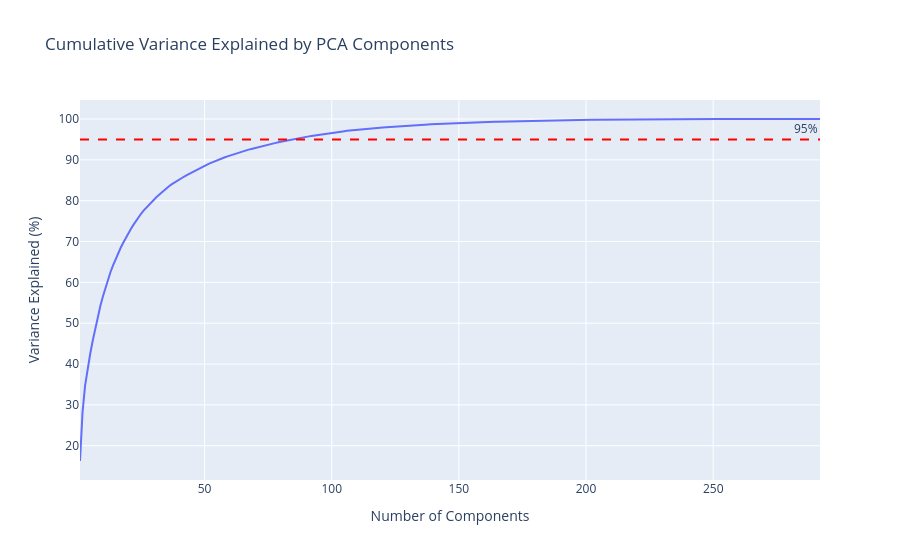

Source (notebook cell):
### Code cell
v_columns = [column for column in df.columns if column.startswith("V")]
print("Number of V columns:", len(v_columns))

df[v_columns] = df[v_columns].astype(np.float32)

scaler = StandardScaler()
v_scaled = scaler.fit_transform(df[v_columns])

pca_check = PCA()
pca_check.fit(v_scaled)

cumulative_explained_variance = pca_check.explained_variance_ratio_.cumsum()

fig = px.line(x=range(1, len(cumulative_explained_variance)+1),
              y=cumulative_explained_variance * 100,
              title='Cumulative Variance Explained by PCA Components',
              labels={'x': 'Number of Components', 'y': 'Variance Explained (%)'})
fig.add_hline(y=95, line_dash='dash', line_color='red', annotation_text='95%')
fig.show()

n_95 = next(i for i, v in enumerate(cumulative_explained_variance) if v >= 0.95) + 1
print(f"Components for 95% variance: {n_95}")

### Figure 1 — Plotly figure (JSON) as saved in the notebook; plotly's stock layout.template omitted (floating-point values rounded to 4 significant figures; data arrays with more than 128 entries replaced by an {"elided": "..."} marker saying what was removed)
{"data": [{"hovertemplate": "Number of Components=%{x}<br>Variance Explained (%)=%{y}<extra></extra>", "legendgroup": "", "line": {"color": "#636efa", "dash": "solid"}, "marker": {"symbol": "circle"}, "mode": "lines", "name": "", "orientation": "v", "showlegend": false, "type": "scatter", "x": {"elided": "292 int values"}, "xaxis": "x", "y": {"elided": "292 float values"}, "yaxis": "y"}], "layout": {"annotations": [{"showarrow": false, "text": "95%", "x": 1, "xanchor": "right", "xref": "x domain", "y": 95, "yanchor": "bottom", "yref": "y"}], "legend": {"tracegroupgap": 0}, "shapes": [{"line": {"color": "red", "dash": "dash"}, "type": "line", "x0": 0, "x1": 1, "xref": "x domain", "y0": 95, "y1": 95, "yref": "y"}], "title": {"text": "Cumulative Variance Explained by PCA Components"}, "xaxis": {"anchor": "y", "domain": [0, 1], "title": {"text": "Number of Components"}}, "yaxis": {"anchor": "x", "domain": [0, 1], "title": {"text": "Variance Explained (%)"}}}}
